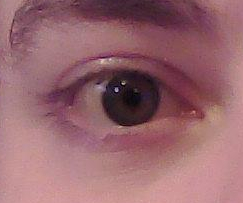
#> input picture david_eye_2.jpg, 243 x 203 px, found by its file name
$ python test_eye_edit.py   (older library calls are emulated)
#> lines starting #> are read from the running program, lines starting #| are printed output that depends on the picture; after the words box and inside, x2 and y2 are one past the last pixel; in counts of white or black regions, pixels touching at a corner belong together; long printed decimals are rounded
### src/python/track_ic/corner_detection.py
import cv2
import numpy as np
from scipy import ndimage as ndi
import skimage
from skimage.util import img_as_float
from skimage.filters import gabor_kernel

def corner_detect(input_image):
    def build_filters():
        filters = []
        ksize = 3
        for theta in np.arange(0, np.pi, np.pi / 16):
            for sigma in (1, 3):
                for freq in (0.05, 0.25):
                    kern = cv2.getGaborKernel((ksize, ksize), 5.0, theta, 10.0, 0.5, 0, ktype=cv2.CV_32F)
                    kern /= 1.5*kern.sum()
                    filters.append(kern)
        return filters

    kernels = []
    for theta in range(4):
        theta = theta / 4. * np.pi
        for sigma in (1, 3):
            for frequency in (0.05, 0.25):
                kernel = np.real(gabor_kernel(frequency, theta=theta,
                                              sigma_x=sigma, sigma_y=sigma))
                kernels.append(kernel)


    # [24 lines left out: functions process, compute_feats, match, not called in this run]

    def power(image, kernel):
    # Normalize images for better comparison.
        image = (image - image.mean()) / image.std()
        return np.sqrt(ndi.convolve(image, np.real(kernel), mode='wrap')**2 +
                   ndi.convolve(image, np.imag(kernel), mode='wrap')**2)

    img = input_image

    if img is None:
        print('Failed to load image file!')
        sys.exit(1)

    filters = build_filters()
    power(img, filters)
    res1 = process(img, filters)
    # prepare reference features
    ref_feats = np.zeros((3, len(filters), 2), dtype=np.double)
    ref_feats[0, :, :] = compute_feats(input_image, filters)
    match(res1, ref_feats)
    cv2.imshow('result', res1)
    cv2.waitKey(0)
    cv2.destroyAllWindows()
    return

### src/python/test_eye_edit.py
import sys
import math
import numpy as np
import scipy.ndimage.filters as filters
from scipy.signal import medfilt

sys.path.append('/usr/local/lib/python3.6/site-packages')

from track_ic.ellipse_fitting import *
from track_ic.corner_detection import *

from pandas import *

import cv2

# Load an color image in grayscale
img = cv2.imread('david_eye_2.jpg')
#> img is the input picture: shape (203, 243, 3); mean B, G, R 109.6, 102.8, 151.1
#capture = cv2.VideoCapture(2)

gray = cv2.cvtColor(img, cv2.COLOR_BGR2GRAY)
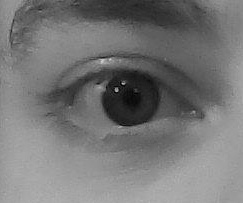
#> gray: shape (203, 243); min 1, max 207, mean 118.1


iris_radius = 28.0

rad_min = iris_radius - iris_radius * 0.10
rad_max = iris_radius + iris_radius * 0.10
iris_min = rad_min * rad_min
iris_max = rad_max * rad_max

# Should be a bit larger than 2x the iris radius max, and preferably odd.
kernel_size = 60

oca = np.zeros((kernel_size, kernel_size), complex)
wa = np.zeros((kernel_size, kernel_size))

bounds = int((kernel_size - 1) / 2)

for m in range(-1 * bounds, bounds + 1):
    for n in range(-1 * bounds, bounds + 1):
        if iris_max > (m*m + n*n):
            c = 0
            if m > 0 or n > 0:
                c = 1/math.sqrt(m*m + n*n)

            wa[m + bounds][n + bounds] = c

            if (iris_min < (m*m + n*n)):
                theta = 0
                if n == 0:
                    theta = math.pi / 2 if m > 0 else -1 * math.pi / 2
                else:
                    theta = math.atan(m/n)

                oca[m + bounds][n + bounds] = complex(math.cos(theta) * c, math.sin(theta) * c)

print(oca)


beta = 2
crcc = beta * cv2.Scharr(oca.real, cv2.CV_64F, 1, 0) + (1/beta) * cv2.Scharr(oca.imag, cv2.CV_64F, 0, 1)


lam = 0.5
weighted_img = (1 - lam) * cv2.filter2D(255 - gray, cv2.CV_64F, wa)
filtered_img = lam * cv2.filter2D(gray, cv2.CV_64F, crcc)
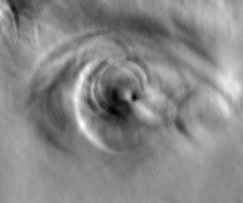
#> filtered_img: shape (203, 243) float64; min -1509, max 1788.2, mean 254.5; drawn with min black and max white
co = filtered_img + weighted_img

# adjust this value down for darker images
threshold = 1800

data_max = filters.maximum_filter(co, 11)
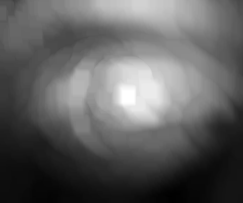
#> data_max: shape (203, 243) float64; min 6360.5, max 16038.2, mean 10014.5; drawn with min black and max white
data_min = filters.minimum_filter(co, 11)
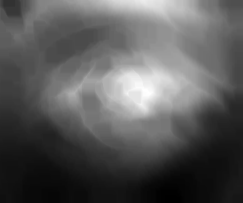
#> data_min: shape (203, 243) float64; min 6167.9, max 14540.7, mean 9093.4; drawn with min black and max white
diff = ((data_max - data_min) > threshold)
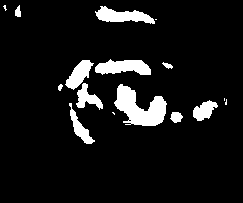
#> diff: shape (203, 243) bool; 8.3% white; 16 white regions (5 under 20 px), largest, box (x1, y1, x2, y2) and area: (114, 84, 167, 126) 1227, (95, 59, 151, 75) 629, (95, 6, 155, 24) 588
maxima = (co == data_max)
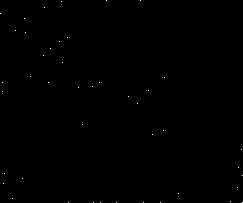
#> maxima: shape (203, 243) bool; 0.09% white in thin lines or dots
maxima[diff == 0] = 0
#> maxima: shape (203, 243) bool; 0% white in thin lines or dots, all inside (x1, y1, x2, y2) = (128, 96, 129, 97)
max_coords = np.transpose(np.where(maxima))
#> max_coords = [[96, 128]]

abs_max = co.max()
#> abs_max = 16038.2
abs_maxima = (co == abs_max)
abs_coords = np.transpose(np.where(abs_maxima))
#> abs_coords = [[96, 128]]
print(abs_max)
#| 16038.160

max_psr = -1
max_psr_coords = []

for coords in max_coords:
    row = coords[0]
    col = coords[1]
    print(coords)
    cv2.rectangle(img,(col, row),(col + 2,row + 2),(0,0,255),2)
    roi_max = co[row-5:row+6, col-5:col+6]
    mu = roi_max.mean()
    dev = roi_max.std()
    #print(mu)
    #print(dev)
    psr = (co[row][col] - mu) / dev
    if psr > max_psr:
        max_psr = psr
        max_psr_coords = coords
#> this loop made 1 pass
#> (row, col, mu, dev, psr, max_psr) on pass 1: (96, 128, 15071.9, 561.3, 1.72, 1.72)
#| [ 96 128]
#> after the loop, max_psr = 1.72

row = max_psr_coords[0]
col = max_psr_coords[1]

print(row)
#| 96
print(col)
#| 128

c_image = corner_detect(gray)
#> after the loop in build_filters, `for theta in np.arange(0, np.pi, np.pi / 16):`: filters = 64 items
#> in power, `image = (image - image.mean()) / image.std()`:
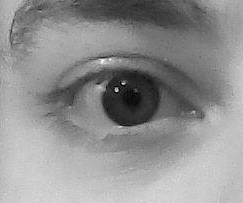
#> image: shape (203, 243) float64; min -3.14, max 2.38, mean -4.49e-17; drawn with min black and max white
#> (the run stopped early here; a loop or call above may not have finished)

$ run again, with Eye.jpg copied over david_eye_2.jpg
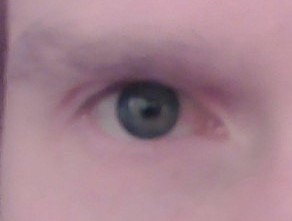
#> input picture Eye.jpg, 292 x 221 px, found by its file name
#> img is the input picture: shape (221, 292, 3); mean B, G, R 142.4, 130.3, 164.3
#> `diff = ((data_max - data_min) > threshold)`:
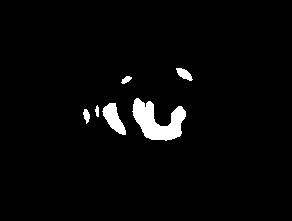
#> diff: shape (221, 292) bool; 3% white; 6 white regions, box (x1, y1, x2, y2) and area: (132, 98, 186, 141) 1244, (102, 103, 126, 135) 398, (176, 68, 193, 81) 125, (83, 109, 90, 124) 67, (121, 76, 132, 84) 52, (95, 105, 99, 117) 35
#> max_coords = [[110, 145]]
#> abs_max = 14560.8
#> abs_coords = [[110, 145]]
#| 14560.802
#> the loop `for coords in max_coords:` made 1 pass
#> (row, col, mu, dev, psr, max_psr) on pass 1: (110, 145, 13584.2, 562.3, 1.74, 1.74)
#> (printed output is left out)
#> after the loop `for coords in max_coords:`: max_psr = 1.74
#| 110
#| 145
#> after the loop in build_filters, `for theta in np.arange(0, np.pi, np.pi / 16):`: filters = 64 items
#> in power, `image = (image - image.mean()) / image.std()`:
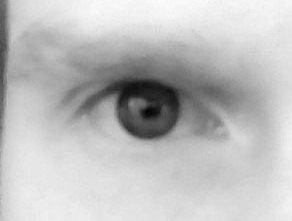
#> image: shape (221, 292) float64; min -4.01, max 1.35, mean -3.1e-16; drawn with min black and max white
